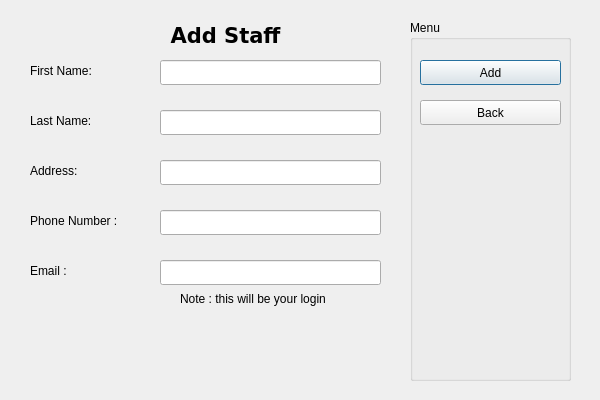
<?xml version="1.0" encoding="UTF-8"?>
<ui version="4.0">
 <class>addStaffView</class>
 <widget class="QDialog" name="addStaffView">
  <property name="geometry">
   <rect>
    <x>0</x>
    <y>0</y>
    <width>600</width>
    <height>400</height>
   </rect>
  </property>
  <property name="windowTitle">
   <string>Add Animal</string>
  </property>
  <widget class="QGroupBox" name="groupBox">
   <property name="geometry">
    <rect>
     <x>410</x>
     <y>20</y>
     <width>161</width>
     <height>361</height>
    </rect>
   </property>
   <property name="title">
    <string>Menu</string>
   </property>
   <widget class="QPushButton" name="addButton">
    <property name="geometry">
     <rect>
      <x>10</x>
      <y>40</y>
      <width>141</width>
      <height>25</height>
     </rect>
    </property>
    <property name="text">
     <string>Add</string>
    </property>
   </widget>
   <widget class="QPushButton" name="backButton">
    <property name="geometry">
     <rect>
      <x>10</x>
      <y>80</y>
      <width>141</width>
      <height>25</height>
     </rect>
    </property>
    <property name="text">
     <string>Back</string>
    </property>
   </widget>
  </widget>
  <widget class="QLabel" name="label">
   <property name="geometry">
    <rect>
     <x>140</x>
     <y>20</y>
     <width>171</width>
     <height>31</height>
    </rect>
   </property>
   <property name="font">
    <font>
     <family>DejaVu Sans</family>
     <pointsize>16</pointsize>
     <weight>75</weight>
     <bold>true</bold>
    </font>
   </property>
   <property name="lineWidth">
    <number>0</number>
   </property>
   <property name="text">
    <string>Add Staff</string>
   </property>
   <property name="alignment">
    <set>Qt::AlignCenter</set>
   </property>
  </widget>
  <widget class="QLabel" name="label_2">
   <property name="geometry">
    <rect>
     <x>30</x>
     <y>60</y>
     <width>91</width>
     <height>21</height>
    </rect>
   </property>
   <property name="text">
    <string>First Name:</string>
   </property>
   <property name="alignment">
    <set>Qt::AlignLeading|Qt::AlignLeft|Qt::AlignVCenter</set>
   </property>
  </widget>
  <widget class="QLineEdit" name="staffFName">
   <property name="geometry">
    <rect>
     <x>160</x>
     <y>60</y>
     <width>221</width>
     <height>25</height>
    </rect>
   </property>
  </widget>
  <widget class="QLabel" name="label_3">
   <property name="geometry">
    <rect>
     <x>30</x>
     <y>110</y>
     <width>81</width>
     <height>21</height>
    </rect>
   </property>
   <property name="text">
    <string>Last Name:</string>
   </property>
  </widget>
  <widget class="QLabel" name="label_4">
   <property name="geometry">
    <rect>
     <x>30</x>
     <y>210</y>
     <width>121</width>
     <height>21</height>
    </rect>
   </property>
   <property name="text">
    <string>Phone Number :</string>
   </property>
  </widget>
  <widget class="QLabel" name="label_5">
   <property name="geometry">
    <rect>
     <x>30</x>
     <y>260</y>
     <width>64</width>
     <height>21</height>
    </rect>
   </property>
   <property name="text">
    <string>Email :</string>
   </property>
  </widget>
  <widget class="QLineEdit" name="staffPNum">
   <property name="geometry">
    <rect>
     <x>160</x>
     <y>210</y>
     <width>221</width>
     <height>25</height>
    </rect>
   </property>
  </widget>
  <widget class="QLabel" name="label_7">
   <property name="geometry">
    <rect>
     <x>30</x>
     <y>160</y>
     <width>64</width>
     <height>21</height>
    </rect>
   </property>
   <property name="text">
    <string>Address:</string>
   </property>
  </widget>
  <widget class="QLineEdit" name="staffAdd">
   <property name="geometry">
    <rect>
     <x>160</x>
     <y>160</y>
     <width>221</width>
     <height>25</height>
    </rect>
   </property>
  </widget>
  <widget class="QLineEdit" name="staffLName">
   <property name="geometry">
    <rect>
     <x>160</x>
     <y>110</y>
     <width>221</width>
     <height>25</height>
    </rect>
   </property>
  </widget>
  <widget class="QLineEdit" name="staffEmail">
   <property name="geometry">
    <rect>
     <x>160</x>
     <y>260</y>
     <width>221</width>
     <height>25</height>
    </rect>
   </property>
  </widget>
  <widget class="QLabel" name="label_6">
   <property name="geometry">
    <rect>
     <x>180</x>
     <y>290</y>
     <width>191</width>
     <height>17</height>
    </rect>
   </property>
   <property name="text">
    <string>Note : this will be your login</string>
   </property>
  </widget>
 </widget>
 <resources/>
 <connections/>
</ui>
